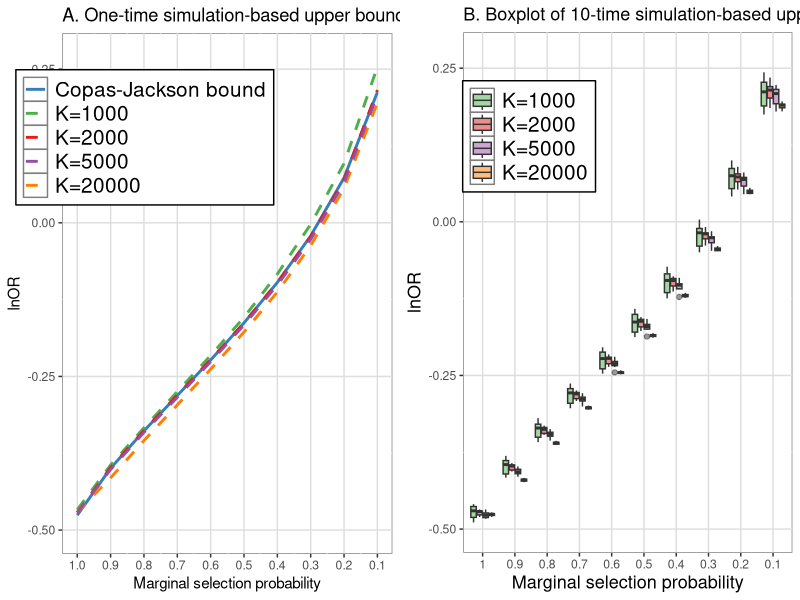
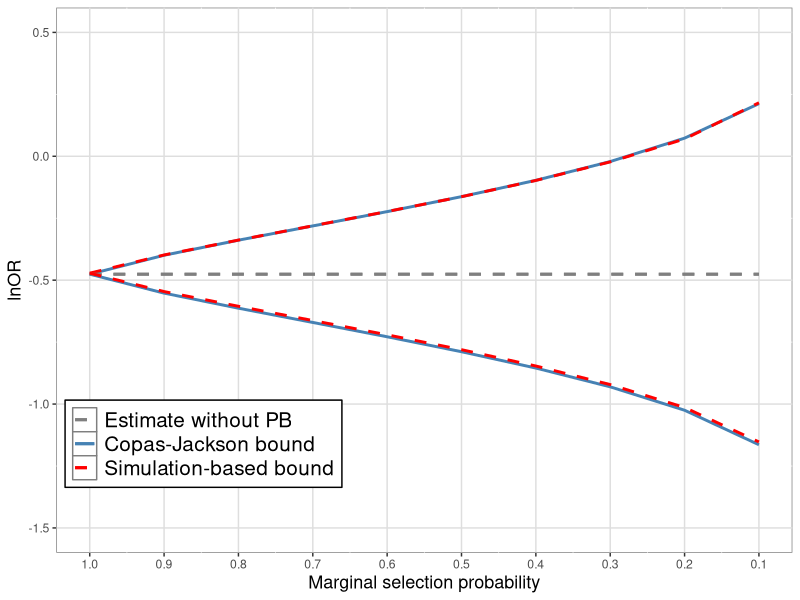

Reproduce these figures in R, in order.
##
## EXAMPLE 1
##

library(kableExtra)
library(ggplot2)
library(gridExtra)
library(tidyr)
library(metafor)

## NEED TO SET LOCAL PATH-------------------------------------------------------
# setwd()

## DATA PREPROCESS
example1 <- read.csv("eg1-data.csv")
example1$si2 <- (1/example1$precision)^2

## RANDOM-EFFECTS META-ANALYSIS WITHOUT CONSIDERING PUBLICATION BIAS (PB)
ma1 <- rma.uni(yi = y, vi = si2, data = example1, method = "ML")

## PRINT RESULTS WITHOUT PB
sprintf("mu (SE; 95.CI) = %.3f (%.3f; %.3f to %.3f); tau2 (SE) = %.3f (%.3f)", 
        ma1$b, ma1$se, ma1$ci.lb, ma1$ci.ub, ma1$tau2, ma1$se.tau2)

## CALCULATE ANALYTICAL COPAS-JACKSON BOUND (tau=0)
p <- seq(1, 0.1, -0.1)
u <- qnorm(p)
b.CJ.max <- with(example1, {1/p*dnorm(u)*sum(precision)/sum(precision^2)})
b.CJ.min <- with(example1, -{1/p*dnorm(u)*sum(precision)/sum(precision^2)})
names(b.CJ.max) <- sprintf("p=%.2f", p)
names(b.CJ.min) <- sprintf("p=%.2f", p)

## COPAS-JACKSONG BOUNG OF PB
## MAX BIAS FOR THE UPPER BOUND
b.CJ.max
## MIN BIAS FOR THE LOWER BOUND
b.CJ.min

## ANALYTICAL COPAS-JACKSON BOUND (tau=0) 95%CI BASED ON SE WITHOUT PB
b.CJ.ub <- b.CJ.max+qnorm(0.975)*as.vector(ma1$se)
b.CJ.lb <- b.CJ.min-qnorm(0.975)*as.vector(ma1$se)

## CONFIDENCE LOWER AND UPPER BANDS
rbind(b.CJ.ub, b.CJ.lb)

## IMPORT THE MC BOUND; NEED RESULTS FROM SAS**!!-------------------------------
b.MC.result <- read.csv("SAS/NEQ/result1-K2000-R1.csv")
##

## GENERATE PLOTS AND TABLES----------------------------------------------------
## 
## 
df <- b.MC.result[,c(1,2,3,7)]
df$theta <- rep(ma1$b,10)
df$theta.lb <- rep(ma1$ci.lb,10)
df$theta.ub <- rep(ma1$ci.ub,10)

df$MC.ub <- as.vector(ma1$b)+df$maxb
df$MC.lb <- as.vector(ma1$b)+df$minb
# df$MC.cub <- as.vector(ma1$b)+df$maxb+qnorm(0.975)*as.vector(ma1$se)
# df$MC.clb <- as.vector(ma1$b)+df$minb-qnorm(0.975)*as.vector(ma1$se)

df$CJ.ub <- as.vector(ma1$b)+b.CJ.max
df$CJ.lb <- as.vector(ma1$b)+b.CJ.min
# df$CJ.cub <- as.vector(ma1$b)+b.CJ.ub
# df$CJ.clb <- as.vector(ma1$b)+b.CJ.lb


## PLOT S1 ----
## 
lgd2 <- c("Estimate without PB",
         "Copas-Jackson bound",
         "Simulation-based bound")
dfb <- data.frame(
  p = rep(df$p, 3),
  est1 = c(df$theta, df$CJ.ub, df$MC.ub),
  est2 = c(df$theta, df$CJ.lb, df$MC.lb),
  grp = rep(lgd2, each=10)
)
dfl <- data.frame(
  p = rep(df$p, 2),
  est = c(df$CJ.lb, df$MC.lb),
  grp = rep(lgd2[-1], each=10)
)
p2 <- ggplot(
  dfb, aes(x = p, y = est1, group = grp, color = grp, linetype=grp)) +
  geom_line(size=1) +
  geom_line(aes(x = p, y = est2, group = grp, color = grp, linetype=grp), linewidth=1)+
  scale_y_continuous(limits = c(-1.5,0.5), name = "lnOR") +
  scale_x_reverse(n.breaks = 10, name="Marginal selection probability") + 
  theme(panel.background = element_rect(fill = "white", colour = "grey50"),
        panel.grid.major = element_line(colour = "grey87"),
        legend.key = element_rect (fill = "white"),
        legend.position = c(0.2, 0.2), 
        legend.background = element_rect(fill = "white", color = "black"),
        legend.title = element_blank(),
        legend.text=element_text(size=15),
        axis.title.x = element_text(size = 13),
        axis.title.y = element_text(size = 13))+
  scale_colour_manual("",
                      breaks = lgd2,
                      values = c("grey50","steelblue","red","steelblue","red"))+
  scale_linetype_manual("",
                        breaks = lgd2,
                        values = c(2,1,2,2,3))

ggsave(filename = "fig-tab/eg1-bothbounds.eps", plot = p2, device = cairo_ps, width = 8, height = 8)

## TABLE 2: UPPER AND LOWER BOUNDS ----
## 
tab1 <- cbind.data.frame(
  p = p,
  m = round(nrow(example1)*(1/p-1)),
  sprintf("%.3f", df$MC.lb),
  sprintf("%.3f", df$MC.ub),
  sprintf("%.3f", df$CJ.lb),
  sprintf("%.3f", df$CJ.ub))
colnames(tab1) <- c("$p$", "$M$","Lower bound", "Upper bound", "Lower bound", "Upper bound")

kbl(tab1, 
    format = "latex",
    longtable = F, 
    booktabs = T, 
    linesep = "",
    digits = 3,
    align = "r",
    escape = FALSE,
    caption = "Example 1: worst-case bounds of the lnOR.",
    label = "tab1",
    position = "h",
    row.names = NA) %>%
  add_header_above(c("","", "Simulation-based bounds"=2, "Copas-Jackson bounds"=2), escape = FALSE)%>% 
  footnote(general = "
           $M$ indicates the number of unpublished studies.", 
           escape = FALSE, threeparttable = T,  general_title = "")



## PLOT 3A: COMPARISON OF SETTING DIFFERENT K (UPPER BOUNDS, ONE TIME) ----
##
b.MC.result1 <- read.csv("SAS/NEQ/result1-K1000-R1.csv")
b.MC.result2 <- read.csv("SAS/NEQ/result1-K2000-R1.csv")
b.MC.result3 <- read.csv("SAS/NEQ/result1-K5000-R1.csv")
b.MC.result4 <- read.csv("SAS/NEQ/result1-K20000-R1.csv")

ldg3 <- c("Copas-Jackson bound","K=1000","K=2000","K=5000","K=20000")
dfk <- data.frame(
  p = rep(df$p,5),
  est = c(df$CJ.ub, as.vector(ma1$b)+c(b.MC.result1$maxb,b.MC.result2$maxb,b.MC.result3$maxb,b.MC.result4$maxb)),
  grp = rep(ldg3,each = 10)
)

p3a <- ggplot(
  dfk, aes(x = p, y = est, group = grp, color = grp, linetype=grp)) +
  geom_line(size=1) +
  scale_y_continuous(limits = c(-0.5,0.27), name = "lnOR") +
  scale_x_reverse(n.breaks = 10, name="Marginal selection probability") + 
  theme(panel.background = element_rect(fill = "white", colour = "grey50"),
        panel.grid.major = element_line(colour = "grey87"),
        legend.key = element_rect (fill = "white"),
        legend.position = c(0.25, 0.8), 
        legend.background = element_rect(fill = "white", color = "black"),
        legend.title = element_blank(),
        legend.text=element_text(size=15))+
  scale_colour_manual("",
                      breaks = ldg3,
                      values = c("#377eb8","#4daf4a","#e41a1c","#984ea3","#ff7f00"))+
  scale_linetype_manual("",
                        breaks = ldg3,
                        values = c(1,2,2,2,2))+
  ggtitle("A. One-time simulation-based upper bounds")

## TABLE 3A: COMPARISON OF SETTING DIFFERENT K (UPPER BOUNDS, ONE TIME) ----
##

tab21 <- dfk %>% spread(key = grp, value = est) %>% as.data.frame()
tab21.p <- tab21[order(tab21$p, decreasing = T),]
rownames(tab21.p) <- c()

kbl(tab21.p[,c(1,2,3,4,6,5)], 
    format = "latex",
    longtable = F, 
    booktabs = T, 
    linesep = "",
    digits = 3,
    align = "r",
    escape = FALSE,
    caption = "Example 1: the upper bounds of the lnOR by the simulation-based given different $K$.",
    label = "tab1",
    row.names = NA) %>%
  add_header_above(c("", "", "Simulation-based upper bounds"=4), escape = FALSE)  

## PLOT 3B: COMPARISON OF SETTING DIFFERENT K AND 10 SAMPLES ----------------------
##

b.MC.rep1 <- read.csv("SAS/NEQ/result1-K1000-R10.csv")
b.MC.rep2 <- read.csv("SAS/NEQ/result1-K2000-R10.csv")
b.MC.rep3 <- read.csv("SAS/NEQ/result1-K5000-R10.csv")
b.MC.rep4 <- read.csv("SAS/NEQ/result1-K20000-R10.csv")

lgd4 <- c("K=1000","K=2000","K=5000","K=20000") 
bpdf0 <- rbind(b.MC.rep1,b.MC.rep2,b.MC.rep3,b.MC.rep4)
bpdf <- data.frame(
  pp = as.factor(c(bpdf0$p)),
  est = bpdf0$maxb+as.vector(ma1$b),
  grp = rep(lgd4,each=100)
  ) 
bpdf$grp2 <- factor(bpdf$grp, levels = lgd4, ordered = TRUE)
p3b <- ggplot(bpdf, aes(x=pp, y=est, fill=grp2)) + 
  geom_boxplot(alpha = 0.5)+
  scale_x_discrete(limits = rev(levels(bpdf$pp)),name="Marginal selection probability") +
  scale_y_continuous(limits = c(-0.5,0.27), name = "lnOR") +
  theme(panel.background = element_rect(fill = "white", colour = "grey50"),
        panel.grid.major = element_line(colour = "grey87"),
        legend.key = element_rect (fill = "white"),
        legend.position = c(0.2, 0.8), legend.background = element_rect(fill = "white", color = "black"),
        legend.title = element_blank(),
        legend.text=element_text(size=15),
        axis.title.x = element_text(size = 13),
        axis.title.y = element_text(size = 13),
        plot.title = element_text(size = 13))+
  scale_fill_manual("",
                      breaks = lgd4,
                      values = c("#4daf4a","#e41a1c","#984ea3","#ff7f00")) +
  ggtitle("B. Boxplot of 10-time simulation-based upper bounds")

p3 <- grid.arrange(p3a, p3b, ncol=2)
ggsave(filename = "fig-tab/eg1-k.eps", plot = p3, device = cairo_ps, width = 12, height = 6)
